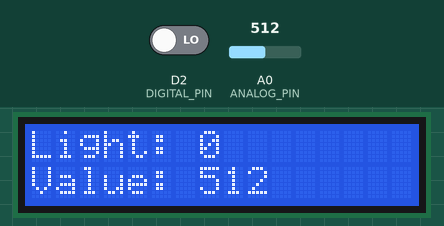
Bench run of a sketch on a simulated ESP8266 (NodeMCU). Shown: 16×2 character LCD. The inputs (shaded band) are chosen by the test bench; at power-on: A0 (ANALOG_PIN) = 512, D2 (DIGITAL_PIN) LOW. WiFi joins after 1.5 s; servers stay silent unless stated; what the sketch prints to the serial monitor is not drawn.

Above: at 4.4 s.
4.5 s: A0 (ANALOG_PIN) set to 716
At 6.5 s:
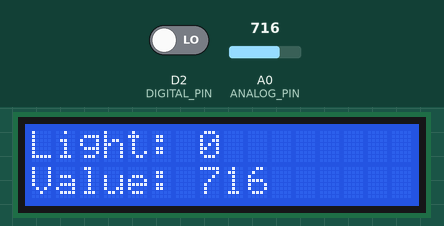
7.7 s: D2 (DIGITAL_PIN) driven HIGH
At 8.9 s:
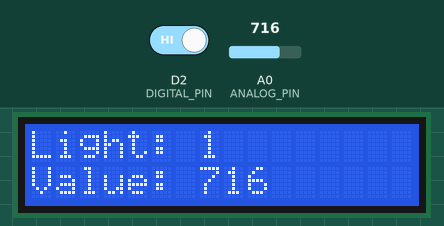
10.9 s: A0 (ANALOG_PIN) set to 900
At 13.9 s:
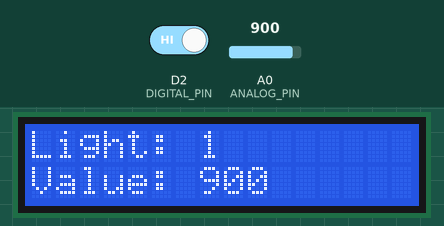
14.2 s: D2 (DIGITAL_PIN) driven LOW
At 16.3 s:
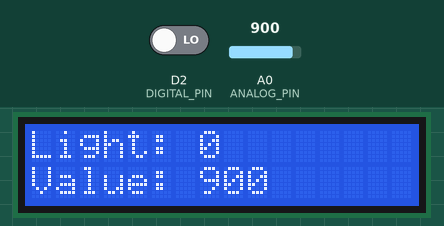
17.4 s: A0 (ANALOG_PIN) set to 1023
At 20.0 s:
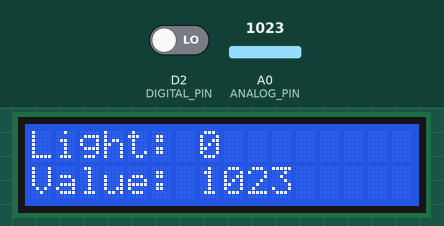
Timing chart, 0 to 21.5 s (numbered marks = the images above; inputs shaded):
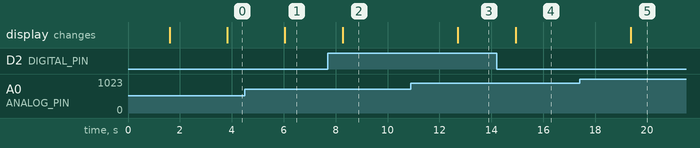

The sketch:

LighToThingSpeak.ino
```cpp
#include <ESP8266WiFi.h>
#include <ESP8266WiFiMulti.h>
#include <LCD_I2C.h>

//LCD config
#define LCD_I2C_ADDRESS 0x27
LCD_I2C lcd(LCD_I2C_ADDRESS);

//Sensor setting
#define DIGITAL_PIN D2
#define ANALOG_PIN A0
int sensorValue(0);
int sensorState(0);

// Wi-Fi Settings
ESP8266WiFiMulti wifiMulti;
#define SSID01_NAME "CunCon"
#define SSID01_PASS "23456789"
#define SSID02_NAME "Thu Vien Cafe Dong Tay"
#define SSID02_PASS ""
WiFiClient client;

// ThingSpeak Settings
#define CHANNEL_ID        1284769               //Channel ID on Thingspeak.com
#define WRITE_API_KEY     "455ITCJJAYIT4ERB"    // write API key for your ThingSpeak Channel
#define READ_API_KEY      "OKPJ1XPEMFXS9F46"    // read API key for your ThingSpeak Channel
#define SERVER            "api.thingspeak.com"  // host address
#define POSTING_INTERVAL  2000                  // post data every 2 seconds

void setup() {
        Serial.begin(115200);
        lcd.begin();
        lcd.backlight();
        pinMode(ANALOG_PIN, INPUT);
        pinMode(DIGITAL_PIN, INPUT);
        WiFi.mode(WIFI_STA);
        wifiMulti.addAP(SSID01_NAME, SSID01_PASS);
        wifiMulti.addAP(SSID02_NAME, SSID02_PASS);
        Serial.print("\r\nConnecting Wifi AccessPoint");
        lcd.print("Connecting......");
        while (wifiMulti.run() != WL_CONNECTED) {
          Serial.print(".");
          delay(300);
        }
        Serial.printf("\r\nWiFi connected. IP address: %s\n",WiFi.localIP().toString().c_str());
        lcd.clear();
        lcd.print("Connected");
        lcd.setCursor(0,1);
        lcd.print(WiFi.localIP());
}

void loop() {
        // wait and then post again
        delay(POSTING_INTERVAL);
        //Read data from sensor
        int sensorValue = analogRead(ANALOG_PIN);
        int sensorState = digitalRead(DIGITAL_PIN);
        if (client.connect(SERVER, 80)) {
                // Construct API request body
                String body = "field1=" + String(sensorValue) + "&field2=" + String(sensorValue) + "&field3=" + String(sensorState) + "&field4=" + String(sensorValue);
                client.print("POST /update HTTP/1.1\n");
                client.print("Host: api.thingspeak.com\n");
                client.print("Connection: close\n");
                client.printf("X-THINGSPEAKAPIKEY: %s \n", WRITE_API_KEY);
                client.print("Content-Type: application/x-www-form-urlencoded\n");
                client.print("Content-Length: ");
                client.print(body.length());
                client.print("\n\n");
                client.print(body);
                client.print("\n\n");
                Serial.printf("Light: %i Value: %i\r\n", sensorState, sensorValue);
                lcd.clear();
                lcd.setCursor(0,0);
                lcd.printf("Light: %i",sensorState);
                lcd.setCursor(0,1);
                lcd.printf("Value: %i",sensorValue);
        }
        client.stop();
}
```

Measured:
- after the input at 4.5 s, the display: changes after 1.5 s (image 1)
- after the input at 7.7 s, the display: changes after 0.57 s (image 2)
- after the input at 10.9 s, the display: changes after 1.8 s (image 3)
- after the input at 14.2 s, the display: changes after 0.73 s (image 4)
- after the input at 17.4 s, the display: changes after 2.0 s (image 5)
